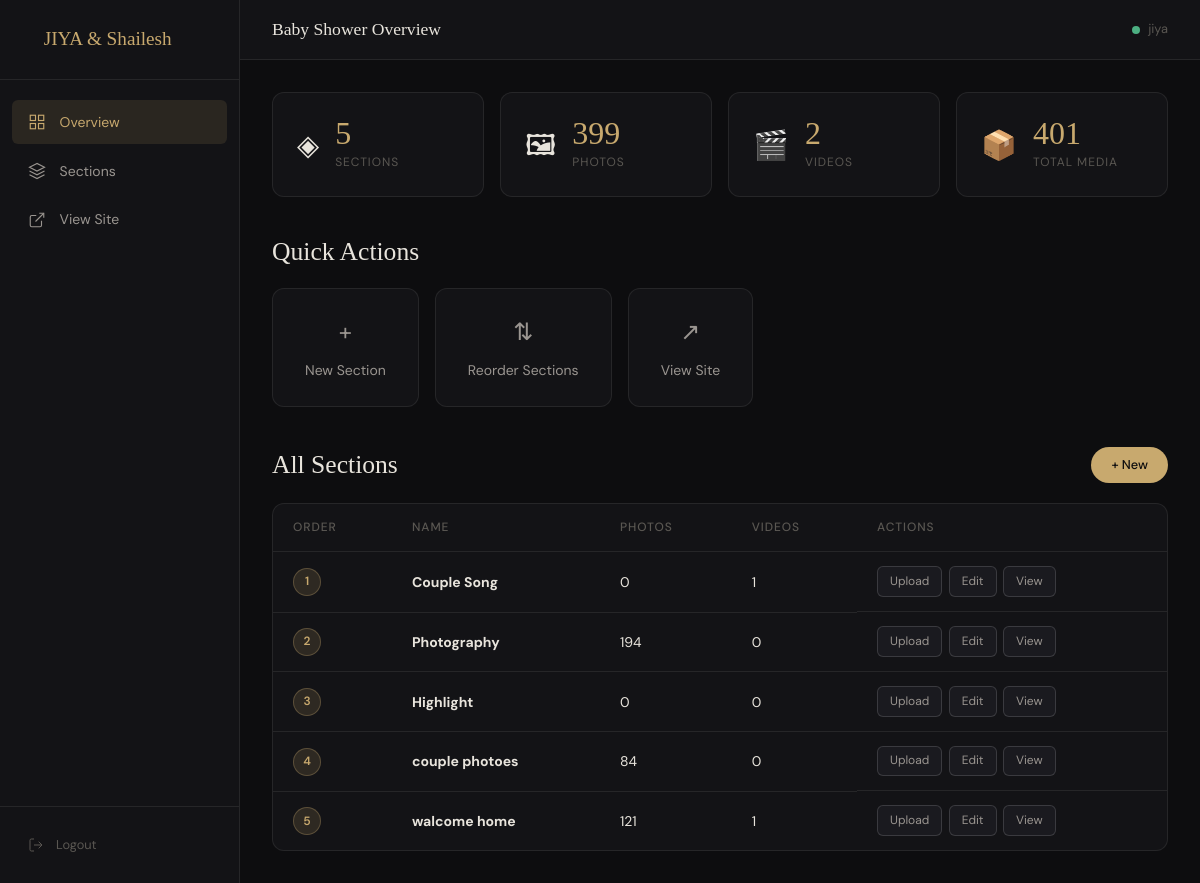
Before: /dashboard/ (signed in) with the older database file.
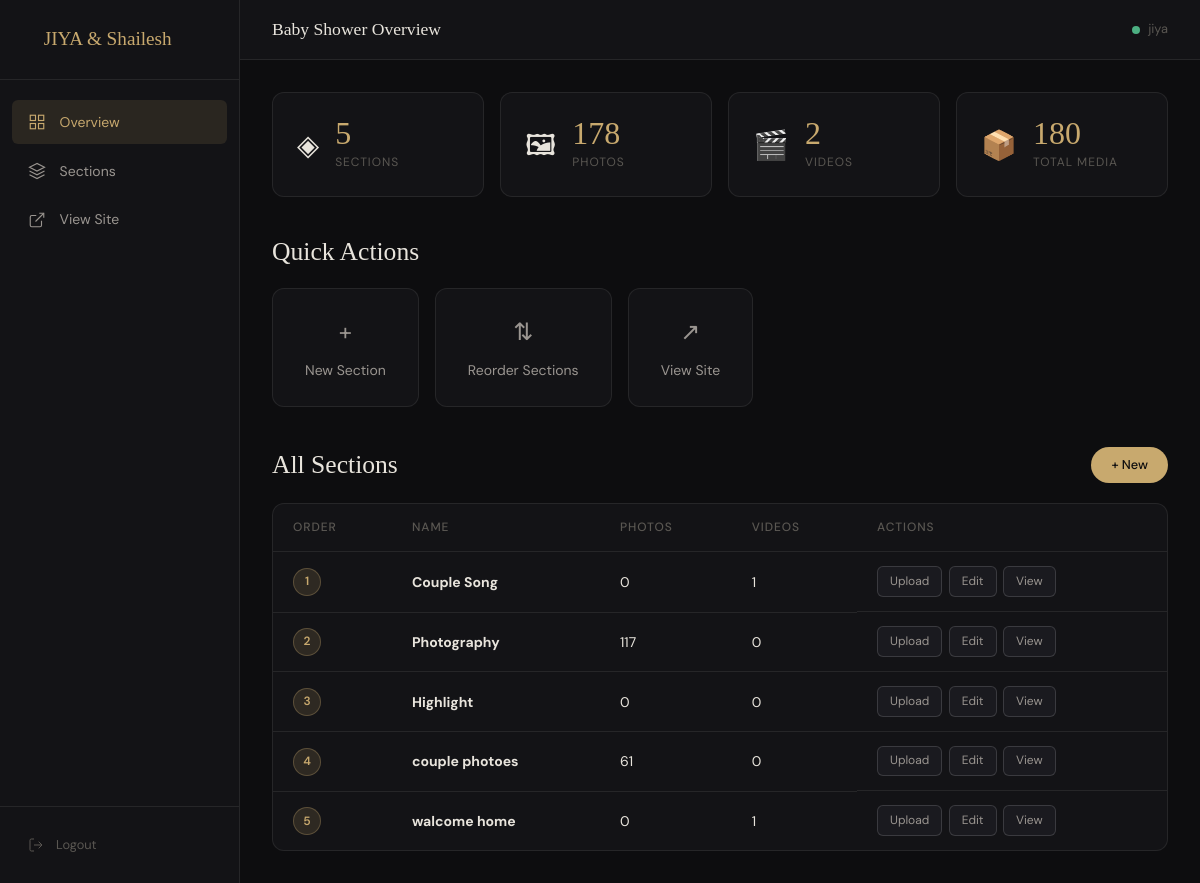
After: the same page with the newer database file.
### gallery/models.py (models this page shows, shortened)
class Section(models.Model):
    name = models.CharField(max_length=100)
    description = models.TextField(blank=True)
    order = models.PositiveIntegerField(default=0)
    cover_image = models.ImageField(upload_to='covers/', blank=True, null=True)
    created_at = models.DateTimeField(auto_now_add=True)
    class Meta:
        ordering = ['order', 'created_at']
    def image_count(self):
        return self.media.filter(media_type='image').count()
    def video_count(self):
        return self.media.filter(media_type='video').count()

### gallery/views.py (the view)
# urls.py: path('dashboard/', views.dashboard_home, name='dashboard_home'),
@login_required
def dashboard_home(request):
    sections = Section.objects.all()
    total_media = MediaItem.objects.count()
    total_images = MediaItem.objects.filter(media_type='image').count()
    total_videos = MediaItem.objects.filter(media_type='video').count()
    return render(request, 'dashboard/home.html', {
        'sections': sections,
        'total_media': total_media,
        'total_images': total_images,
        'total_videos': total_videos,
    })

### templates/dashboard/home.html (shortened to what this page needs)
{% extends 'dashboard/base_dashboard.html' %}
{% block nav_home %}active{% endblock %}
{% block topbar_title %}Baby Shower Overview{% endblock %}
{% block dash_content %}
<div class="dash-page">
  <div class="stats-grid">
    <div class="stat-card">
      <div class="stat-icon">◈</div>
      <div class="stat-info">
        <span class="stat-num">{{ sections.count }}</span>
        <span class="stat-label">Sections</span>
      </div>
    </div>
    <div class="stat-card">
      <div class="stat-icon">🖼</div>
      <div class="stat-info">
        <span class="stat-num">{{ total_images }}</span>
        <span class="stat-label">Photos</span>
      </div>
    </div>
    <div class="stat-card">
      <div class="stat-icon">🎬</div>
      <div class="stat-info">
        <span class="stat-num">{{ total_videos }}</span>
        <span class="stat-label">Videos</span>
      </div>
    </div>
    <div class="stat-card">
      <div class="stat-icon">📦</div>
      <div class="stat-info">
        <span class="stat-num">{{ total_media }}</span>
        <span class="stat-label">Total Media</span>
      </div>
    </div>
  </div>
  <div class="dash-section-header">
    <h2>Quick Actions</h2>
  </div>
  <div class="quick-actions">
    <a href="{% url 'section_create' %}" class="quick-card">
      <span class="quick-icon">+</span>
      <span>New Section</span>
    </a>
    <a href="{% url 'dashboard_sections' %}" class="quick-card">
      <span class="quick-icon">⇅</span>
      <span>Reorder Sections</span>
    </a>
    <a href="{% url 'home' %}" target="_blank" class="quick-card">
      <span class="quick-icon">↗</span>
      <span>View Site</span>
    </a>
  </div>
  <div class="dash-section-header">
    <h2>All Sections</h2>
    <a href="{% url 'section_create' %}" class="btn-primary-sm">+ New</a>
  </div>
  {% if sections %}
  <div class="sections-table-wrap">
    <table class="dash-table">
      <thead>
        <tr>
          <th>Order</th>
          <th>Name</th>
          <th>Photos</th>
          <th>Videos</th>
          <th>Actions</th>
        </tr>
      </thead>
      <tbody>
        {% for s in sections %}
        <tr>
          <td><span class="order-badge">{{ s.order }}</span></td>
          <td><strong>{{ s.name }}</strong></td>
          <td>{{ s.image_count }}</td>
          <td>{{ s.video_count }}</td>
          <td class="actions-cell">
            <a href="{% url 'media_upload' s.pk %}" class="action-btn">Upload</a>
            <a href="{% url 'section_edit' s.pk %}" class="action-btn">Edit</a>
            <a href="{% url 'section_detail' s.pk %}" target="_blank" class="action-btn">View</a>
          </td>
        </tr>
        {% endfor %}
      </tbody>
    </table>
  </div>
  {% else %}
  <div class="empty-state-dash">
    <p>No sections yet. <a href="{% url 'section_create' %}">Create your first section →</a></p>
  </div>
  {% endif %}
</div>
{% endblock %}

### templates/dashboard/base_dashboard.html (shortened to what this page needs)
{% load static %}
<!DOCTYPE html>
<html lang="en">
<head>
  <link rel="stylesheet" href="{% static 'css/style.css' %}">
  <link rel="stylesheet" href="{% static 'css/dashboard.css' %}">
</head>
<body class="dash-body">
<aside class="sidebar" id="sidebar">
  <div class="sidebar-header">
    <a href="{% url 'home' %}" class="sidebar-logo"> JIYA &amp; Shailesh</a>
  </div>
  <nav class="sidebar-nav">
    <a href="{% url 'dashboard_home' %}" class="sidebar-link {% block nav_home %}{% endblock %}">
      <svg width="18" height="18" viewBox="0 0 24 24" fill="none" stroke="currentColor" stroke-width="1.5"><rect x="3" y="3" width="7" height="7"/><rect x="14" y="3" width="7" height="7"/><rect x="3" y="14" width="7" height="7"/><rect x="14" y="14" width="7" height="7"/></svg>
      Overview
    </a>
    <a href="{% url 'dashboard_sections' %}" class="sidebar-link {% block nav_sections %}{% endblock %}">
      <svg width="18" height="18" viewBox="0 0 24 24" fill="none" stroke="currentColor" stroke-width="1.5"><path d="M12 2L2 7l10 5 10-5-10-5z"/><path d="M2 17l10 5 10-5"/><path d="M2 12l10 5 10-5"/></svg>
      Sections
    </a>
    <a href="{% url 'home' %}" target="_blank" class="sidebar-link">
      <svg width="18" height="18" viewBox="0 0 24 24" fill="none" stroke="currentColor" stroke-width="1.5"><path d="M18 13v6a2 2 0 0 1-2 2H5a2 2 0 0 1-2-2V8a2 2 0 0 1 2-2h6"/><polyline points="15 3 21 3 21 9"/><line x1="10" y1="14" x2="21" y2="3"/></svg>
      View Site
    </a>
  </nav>
  <div class="sidebar-footer">
    <a href="{% url 'dashboard_logout' %}" class="sidebar-logout">
      <svg width="16" height="16" viewBox="0 0 24 24" fill="none" stroke="currentColor" stroke-width="1.5"><path d="M9 21H5a2 2 0 0 1-2-2V5a2 2 0 0 1 2-2h4"/><polyline points="16 17 21 12 16 7"/><line x1="21" y1="12" x2="9" y2="12"/></svg>
      Logout
    </a>
  </div>
</aside>
<div class="dash-main" id="dashMain">
  <header class="dash-topbar">
    <div class="topbar-title">{% block topbar_title %}Dashboard{% endblock %}</div>
    <div class="topbar-user">
      <span class="user-dot"></span>
      {{ user.username }}
    </div>
  </header>
  <div class="dash-content">
    {% block dash_content %}{% endblock %}
  </div>
</div>
</body>
</html>

### static/css/style.css (style rules this page uses)
:root { --bg: #0d0d0f; --bg2: #131316; --bg3: #1a1a1f; --border: rgba(255,255,255,0.08); --border2: rgba(255,255,255,0.14); --text: #e8e4dc; --text2: #9a9590; --text3: #5a5752; --accent: #c8a96e; --accent2: #e8c990; --danger: #e05c5c; --radius: 12px; --radius-sm: 6px; --nav-h: 64px; --shadow: 0 4px 24px rgba(0,0,0,0.5); --shadow-lg: 0 12px 48px rgba(0,0,0,0.7); --transition: 0.3s cubic-bezier(0.4,0,0.2,1); }
*, *::before, *::after { box-sizing: border-box; margin: 0; padding: 0; }
html { scroll-behavior: smooth; }
body { font-family: 'DM Sans', sans-serif; background: var(--bg); color: var(--text); font-size: 15px; line-height: 1.6; -webkit-font-smoothing: antialiased; }
a { color: inherit; text-decoration: none; }
h1, h2, h3 { font-family: 'Cormorant Garamond', serif; font-weight: 400; line-height: 1.2; }

Changed rows visible on the page:
changed Section "Photography": image_count "194" → "117"
changed Section "couple photoes": image_count "84" → "61"
changed Section "walcome home": image_count "121" → "0"
Other visible differences:
{{ total_images }}: "399" → "178"
{{ total_media }}: "401" → "180"
